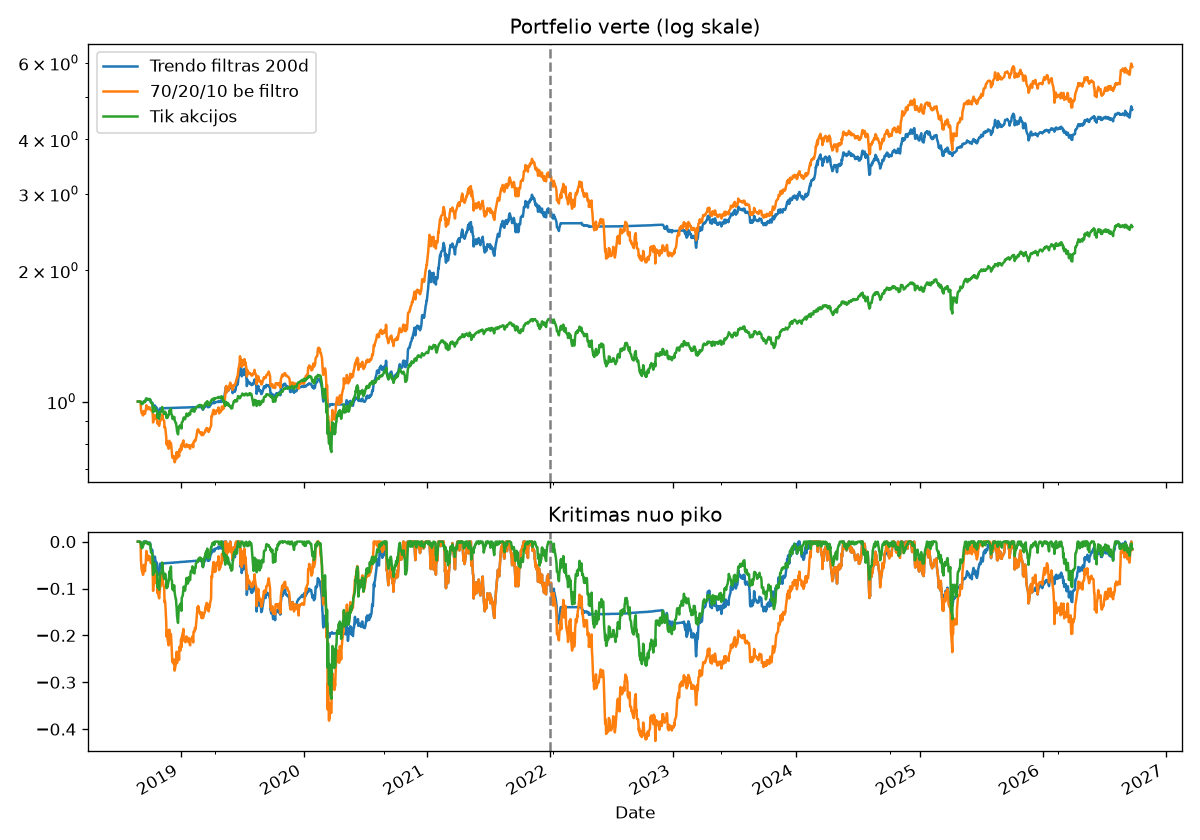

Python code for this plot:
#!/usr/bin/env python3
"""
trend_backtest.py - strategija "Trendo filtras v1": pasaulio akciju ETF + BTC + ETH.
Sprendimas kartą per menesi. Tik istorinis testas, jokiu sandoriu.

TAISYKLES (uzrasytos PRIES testa; pagal rezultatus nekeiciamos):
  1. Tiksliniai svoriai: pasaulio akcijos 70 %, BTC 20 %, ETH 10 %.
  2. Paskutine menesio prekybos diena kiekvienam turtui:
       kaina > 200 dienu slankusis vidurkis -> laikyti tikslini svori,
       kitaip ta dalis -> grynieji (trumpalaikes JAV obligacijos, BIL).
  3. Sandoris ivykdomas KITOS prekybos dienos uzdarymo kaina (jokio zvilgsnio i ateiti).
  4. Kastai: 0,10 % ETF, 0,30 % kripto nuo apyvartos.

PALYGINIMAS:
  - tas pats 70/20/10 portfelis BE filtro (perbalansuojamas kas menesi)
  - vien pasaulio akcijos (pirk ir laikyk)
  Laikotarpis dalijamas: iki 2022-01-01 ir nuo 2022-01-01 (apima 2022 m. kripto kracha).
  Atsparumo testas: tas pats filtras su 100/150/200/250 dienu vidurkiu. Jei rezultatas
  stipriai priklauso nuo vieno skaiciaus, strategija trapi.

PASTABOS:
  - ACWI (JAV listinguojamas) naudojamas kaip ilgos istorijos pakaitalas. ES investuotojas
    realiai pirktu UCITS atitikmeni (pvz. akumuliacini pasaulio akciju ETF) - rezultatai panasus,
    bet ne identiski. Viskas skaiciuojama USD; EUR/USD kurso itaka neitraukta. Mokesciai neitraukti.

PALEIDIMAS:
  pip install yfinance pandas numpy matplotlib
  python trend_backtest.py
  python trend_backtest.py --synthetic      # testas be interneto (atsitiktiniai duomenys)
"""
import argparse
import sys

import numpy as np
import pandas as pd

ASSETS = {"equity": "ACWI", "btc": "BTC-USD", "eth": "ETH-USD"}
CASH = "BIL"
TARGET = {"equity": 0.70, "btc": 0.20, "eth": 0.10}
COSTS = {"equity": 0.0010, "btc": 0.0030, "eth": 0.0030}
SPLIT = "2022-01-01"
DEFAULT_SMA = 200


def load_prices(synthetic):
    if synthetic:
        rng = np.random.default_rng(7)
        idx = pd.bdate_range("2017-01-02", "2026-09-01")
        spec = {"equity": (0.08, 0.16), "btc": (0.40, 0.70), "eth": (0.40, 0.90), "cash": (0.02, 0.005)}
        data = {}
        for k, (mu, vol) in spec.items():
            r = rng.normal(mu / 252, vol / np.sqrt(252), len(idx))
            data[k] = 100 * np.exp(np.cumsum(r))
        return pd.DataFrame(data, index=idx)
    try:
        import yfinance as yf
    except ImportError:
        sys.exit("Idiek: pip install yfinance")
    tickers = list(ASSETS.values()) + [CASH]
    raw = yf.download(tickers, start="2017-01-01", auto_adjust=True, progress=False)["Close"]
    px = raw.rename(columns={**{v: k for k, v in ASSETS.items()}, CASH: "cash"})
    days = px["equity"].dropna().index            # akciju prekybos kalendorius
    px = px.reindex(days).ffill().dropna()
    return px[["equity", "btc", "eth", "cash"]]


def simulate(px, weights, use_filter, sma_days):
    risky = list(weights)
    cols = risky + ["cash"]
    rets = px[cols].pct_change().fillna(0.0)
    sma = px[risky].rolling(sma_days).mean()
    start = sma.dropna().index[0]
    dates = px.index[px.index >= start]
    month_ends = set(px.index.to_series().groupby(px.index.to_period("M")).max())

    w = pd.Series(0.0, index=cols)
    w["cash"] = 1.0
    value, pending = 1.0, None
    values, invested, trades = [], [], 0
    for i, d in enumerate(dates):
        if i > 0:
            grown = w * (1 + rets.loc[d, cols])
            value *= grown.sum()
            w = grown / grown.sum()
        if pending is not None:
            delta = (pending - w).abs()
            value *= 1 - sum(delta[a] * COSTS[a] for a in risky)
            trades += int((delta[risky] > 0.005).sum())
            w, pending = pending, None
        if d in month_ends:
            tgt = pd.Series(0.0, index=cols)
            for a in risky:
                on = px.at[d, a] > sma.at[d, a] if use_filter else True
                tgt[a] = weights[a] if on else 0.0
            tgt["cash"] = 1.0 - tgt[risky].sum()
            pending = tgt
        values.append(value)
        invested.append(w[risky].sum())
    out = pd.DataFrame({"value": values, "invested": invested}, index=dates)
    out.attrs["trades"] = trades
    return out


def metrics(res, start=None, end=None):
    s = res.loc[start:end]
    v = s["value"] / s["value"].iloc[0]
    years = (v.index[-1] - v.index[0]).days / 365.25
    r = v.pct_change().dropna()
    dd = (v / v.cummax() - 1).min()
    cagr = v.iloc[-1] ** (1 / years) - 1 if years > 0 else np.nan
    vol = r.std() * np.sqrt(252)
    return {
        "CAGR": cagr,
        "Volat.": vol,
        "Max DD": dd,
        "Sharpe~": (r.mean() * 252) / vol if vol else np.nan,
        "CAGR/|DD|": cagr / abs(dd) if dd else np.nan,
        "Investuota": s["invested"].mean(),
    }


def fmt(df):
    out = df.copy()
    for c in ["CAGR", "Volat.", "Max DD", "Investuota"]:
        out[c] = out[c].map(lambda x: f"{x:6.1%}")
    for c in ["Sharpe~", "CAGR/|DD|"]:
        out[c] = out[c].map(lambda x: f"{x:5.2f}")
    return out.to_string()


def main():
    ap = argparse.ArgumentParser()
    ap.add_argument("--synthetic", action="store_true")
    args = ap.parse_args()

    px = load_prices(args.synthetic)
    print(f"Duomenys: {px.index[0].date()} - {px.index[-1].date()}  ({len(px)} prekybos dienu)"
          + ("  [SINTETINIAI]" if args.synthetic else ""))

    strategies = {
        "Trendo filtras 200d": simulate(px, TARGET, True, DEFAULT_SMA),
        "70/20/10 be filtro": simulate(px, TARGET, False, DEFAULT_SMA),
        "Tik akcijos": simulate(px, {"equity": 1.0}, False, DEFAULT_SMA),
    }
    # vienoda pradzia visiems
    common = max(r.index[0] for r in strategies.values())
    strategies = {k: v.loc[common:] for k, v in strategies.items()}

    lines = []
    for title, (a, b) in {"VISAS LAIKOTARPIS": (None, None),
                          f"IKI {SPLIT}": (None, SPLIT),
                          f"NUO {SPLIT} (kontrolinis)": (SPLIT, None)}.items():
        tbl = pd.DataFrame({k: metrics(v, a, b) for k, v in strategies.items()}).T
        lines += [f"\n=== {title} ===", fmt(tbl)]

    years = (strategies["Trendo filtras 200d"].index[-1] - common).days / 365.25
    t = strategies["Trendo filtras 200d"].attrs.get("trades", 0)
    lines.append(f"\nFiltro sandoriu: ~{t / years:.1f} per metus (atskiru turto pakeitimu)")

    rob = {}
    for n in (100, 150, 200, 250):
        r = simulate(px, TARGET, True, n).loc[common:]
        m_all, m_oos = metrics(r), metrics(r, SPLIT, None)
        rob[f"SMA {n}"] = {"CAGR": m_all["CAGR"], "Max DD": m_all["Max DD"],
                           "CAGR nuo 2022": m_oos["CAGR"], "Max DD nuo 2022": m_oos["Max DD"]}
    rob = pd.DataFrame(rob).T.apply(lambda c: c.map(lambda x: f"{x:6.1%}"))
    lines += ["\n=== ATSPARUMAS (vidurkio ilgis) ===", rob.to_string()]

    lines.append("\nKaip skaityti: filtras vertingas, jei ZENGIAI mazina Max DD ir to nepraranda\n"
                 "kontroliniame laikotarpyje bei su kitais vidurkio ilgiais. Didesnis CAGR - premija, ne tikslas.")
    report = "\n".join(lines)
    print(report)
    with open("trend_backtest_report.txt", "w", encoding="utf-8") as f:
        f.write(report)

    curves = pd.DataFrame({k: v["value"] for k, v in strategies.items()})
    curves.to_csv("trend_backtest_curves.csv")
    try:
        import matplotlib
        matplotlib.use("Agg")
        import matplotlib.pyplot as plt
        fig, ax = plt.subplots(2, 1, figsize=(10, 7), sharex=True, gridspec_kw={"height_ratios": [2, 1]})
        curves.plot(ax=ax[0], logy=True, title="Portfelio verte (log skale)")
        (curves / curves.cummax() - 1).plot(ax=ax[1], legend=False, title="Kritimas nuo piko")
        ax[1].axvline(pd.Timestamp(SPLIT), color="gray", ls="--")
        ax[0].axvline(pd.Timestamp(SPLIT), color="gray", ls="--")
        fig.tight_layout()
        fig.savefig("trend_backtest.png", dpi=120)
        print("\nIssaugota: trend_backtest_report.txt, trend_backtest_curves.csv, trend_backtest.png")
    except ImportError:
        print("\n(matplotlib neidiegtas - grafikas praleistas)")


if __name__ == "__main__":
    main()
